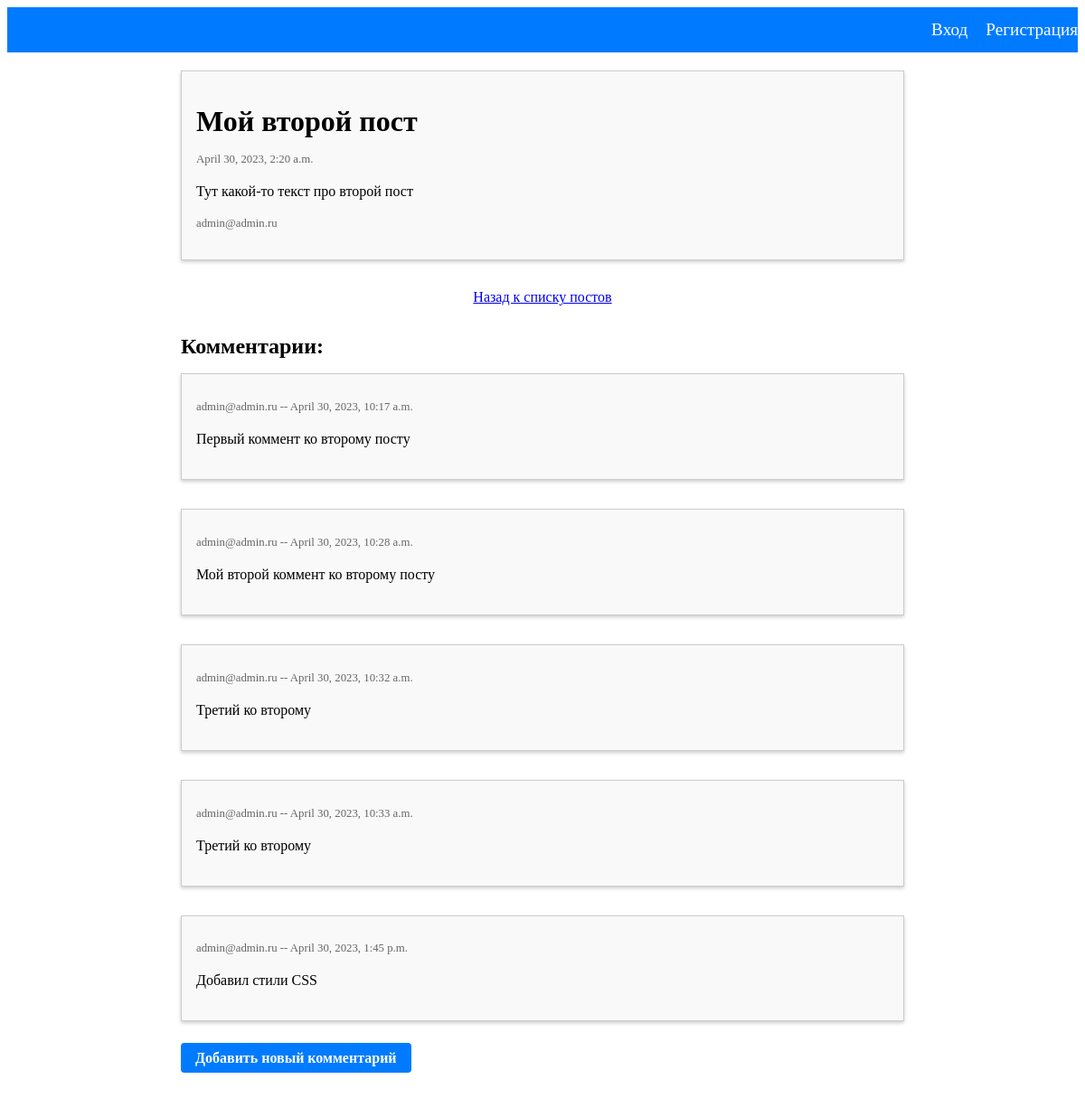
Page /2/ on the committed database.
### blog/models.py (models this page shows, shortened)
class Post(models.Model):
    title = models.CharField(max_length=255)
    text = models.TextField()
    created_date = models.DateTimeField(auto_now_add=True)
    author = models.ForeignKey(CustomUser, on_delete=models.CASCADE)

class Comment(models.Model):
    text = models.TextField()
    created_date = models.DateTimeField(auto_now_add=True)
    author = models.ForeignKey(CustomUser, on_delete=models.CASCADE)
    post = models.ForeignKey(Post, on_delete=models.CASCADE)

### users/models.py (models this page shows)
class CustomUser(AbstractBaseUser, PermissionsMixin):
    email = models.EmailField(_('email address'), unique=True)
    is_staff = models.BooleanField(default=False)
    is_active = models.BooleanField(default=True)
    date_joined = models.DateTimeField(default=timezone.now)
    USERNAME_FIELD = 'email'
    REQUIRED_FIELDS = []
    objects = CustomUserManager()
    def __str__(self):
        return self.email

### blog/views.py (the view)
# urls.py: path('<int:pk>/', PostDetailView.as_view(), name='post_detail'),
class PostDetailView(DetailView):
    model = Post
    context_object_name = 'post'
    template_name = 'blog/post_detail.html'
    def get_context_data(self, **kwargs):
        context = super().get_context_data(**kwargs)
        post = self.get_object()
        comments = Comment.objects.filter(post=post)
        context['comments'] = comments
        return context

### blog/templates/blog/post_detail.html (shortened to what this page needs)
{% extends 'blog/base.html' %}
{% block body %}
<div class="post">
  <h1 class="post-title">
    {{ post.title }}
  </h1>
  <p class="post-date">
    {{ post.created_date }}
  </p>
  <p class="post-text">
    {{ post.text }}
  </p>
  <p class="post-author">
    {{ post.author }}
  </p>
</div>
<p class="back-link">
  <a href="{% url 'blog:post_list' %}">Назад к списку постов</a>
</p>
<h2 class="comment-heading">
  Комментарии:
</h2>
<ul class="comment-list">
  {% for comment in comments %}
  <li class="comment">
    <p class="comment-info">
      {{ comment.author }} -- {{ comment.created_date }}
    </p>
    <p class="comment-text">
      {{ comment.text }}
    </p>
  </li>
  {% empty %}
  <p class="no-comment">
    Пока никто не оставил комментарий
  </p>
  {% endfor %}
</ul>
<p class="add-comment-link">
  <a href="{% url 'blog:comment_create' pk=post.pk %}">Добавить новый комментарий</a>
</p>
{% endblock %}

### static/css/style.css (style rules this page uses)
.post { margin-bottom: 2rem; border: 1px solid #ccc; padding: 1rem; background-color: #f9f9f9; box-shadow: 0 2px 4px rgba(0, 0, 0, 0.2); }
.post-title { font-size: 1.5rem; margin-bottom: 1rem; }
.post-date { font-size: 0.8rem; color: #666; margin-bottom: 0.5rem; }
.post-text { font-size: 1rem; line-height: 1.5; margin-bottom: 1rem; }
.post-author { font-size: 0.8rem; color: #666; }
.post-title { font-size: 2rem; margin-bottom: 1rem; }
.post-author { font-size: 0.8rem; color: #666; margin-bottom: 1rem; }
.back-link { margin-top: 1rem; margin-bottom: 2rem; }
.comment-heading { font-size: 1.5rem; margin-bottom: 1rem; }
.comment-list { list-style: none; margin: 0; padding: 0; margin-bottom: 2rem; }
.comment { margin-bottom: 2rem; border: 1px solid #ccc; padding: 1rem; background-color: #f9f9f9; box-shadow: 0 2px 4px rgba(0, 0, 0, 0.2); }
.comment-info { font-size: 0.8rem; color: #666; margin-bottom: 0.5rem; }
.comment-text { font-size: 1rem; line-height: 1.5; margin-bottom: 1rem; }
.add-comment-link { margin-top: 2rem; }
.add-comment-link a { background-color: #007bff; color: #fff; padding: 0.5rem 1rem; border-radius: 0.25rem; text-decoration: none; font-weight: bold; }
.back-link { margin-top: 20px; text-align: center; }

### rows in the picture
Post: title "Мой второй пост", created_date "April 30, 2023, 2:20 a.m.", text "Тут какой-то текст про второй пост", author "admin@admin.ru"
Comment: author "admin@admin.ru", created_date "April 30, 2023, 10:17 a.m.", text "Первый коммент ко второму посту"
Comment: author "admin@admin.ru", created_date "April 30, 2023, 10:28 a.m.", text "Мой второй коммент ко второму посту"
Comment: author "admin@admin.ru", created_date "April 30, 2023, 10:32 a.m.", text "Третий ко второму"
Comment: author "admin@admin.ru", created_date "April 30, 2023, 10:33 a.m.", text "Третий ко второму"
Comment: author "admin@admin.ru", created_date "April 30, 2023, 1:45 p.m.", text "Добавил стили CSS"
